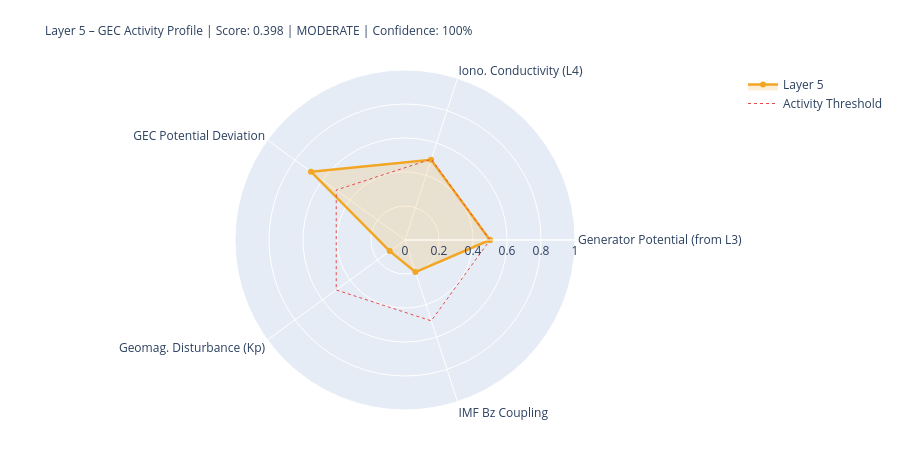

Here is the notebook cell this chart was saved with:
### Markdown cell above
---
## 5. State Assessment & Handoff to Layer 6

### Code cell
# ============================================================
# LAYER-5-SCORE
# ============================================================

# Components
# 1) Generator activity (Layer-3-driven)
gen_score = norm(generator_strength, 0.3, 2.0)
gen_src   = 'from_layer3' if l3_thunder_score is not None else 'estimated'

# 2) Ionospheric conductivity (Layer-4-driven)
iono_score = norm(iono_cond_factor, 0.7, 1.4)
iono_src   = 'from_layer4' if l4_ioniz is not None else 'estimated'

# 3) GEC potential deviation from reference
pot_score = norm(abs(delta_V_pct), 0, 30)  # 0 = at reference, 1 = 30% deviation
pot_src   = 'derived'

# 4) Geomagnetic disturbance (Kp) – modulates vertical currents
kp_score = norm(kp_val, 0, 9)
kp_src   = 'primary' if kp_now is not None else 'from_layer4'

# 5) IMF Bz coupling (southward = stronger M-I coupling → GEC influence)
bz_score = norm(-(bz_now or 0), -5, 30) if bz_now is not None else None
bz_src   = 'primary' if bz_now is not None else 'missing'

COMPONENTS = {
    'Generator Potential (from L3)':  {'score': gen_score,   'source': 'derived_from_layer3', 'dynamic': True},
    'Iono. Conductivity (L4)':      {'score': iono_score,  'source': iono_src, 'dynamic': True},
    'GEC Potential Deviation':      {'score': pot_score,   'source': pot_src,  'dynamic': True},
    'Geomag. Disturbance (Kp)':         {'score': kp_score,    'source': kp_src,   'dynamic': True},
    'IMF Bz Coupling':               {'score': bz_score,    'source': bz_src,   'dynamic': True},
}

available   = {k: v['score'] for k, v in COMPONENTS.items() if v['score'] is not None}
unavailable = [k for k, v in COMPONENTS.items() if v['score'] is None]
layer5_score = round(sum(available.values()) / len(available), 4) if available else None
confidence   = round(len(available) / len(COMPONENTS), 2)
level = ('unknown' if layer5_score is None
         else 'quiet'   if layer5_score < 0.3
         else 'moderate' if layer5_score < 0.6
         else 'active')
dominant_l5 = max(available, key=available.get) if available else 'none'

# Kp consistency: separate 1-min raw value from score value
kp_1m_raw   = kp_now          # directly from API (can be 0.0 during live measurement)
kp_for_score = kp_val          # from Layer-0 context or estimated value if needed
kp_score_src = kp_src

W = 68
print('=' * W)
print('LAYER 5 – GLOBAL ELECTRIC CIRCUIT – STATE ASSESSMENT')
print('=' * W)
for name, comp in COMPONENTS.items():
    s = comp['score']
    if s is not None:
        bar = '█' * int(s*20) + '░' * (20-int(s*20))
        print(f'  {name:<34} {bar}  {s:.3f}  [{comp["source"]}]')
    else:
        print(f'  {name:<34} {"─"*20}  n/a   [missing]')
print('-' * W)
print(f'  Score:         {layer5_score:.3f}  ({len(available)}/{len(COMPONENTS)} components)')
print(f'  Confidence:    {confidence:.0%}')
print(f'  Level:         {level.upper()}')
print(f'  Dominant:      {dominant_l5}')
print(f'  V_iono:        {V_iono_mod:.1f} kV  (Δ {delta_V_pct:+.1f}% vs. Ref)')
print(f'  I_total:       {I_total_mod:.1f} A   (Δ {delta_I_pct:+.1f}% vs. Ref)')
print('=' * W)

# Radar
cats   = list(available.keys())
vals_r = list(available.values())
if len(cats) >= 3:
    fig = go.Figure()
    fig.add_trace(go.Scatterpolar(
        r=vals_r + [vals_r[0]], theta=cats + [cats[0]],
        fill='toself', fillcolor='rgba(242,166,35,0.18)',
        line=dict(color='#F2A623', width=2.5), name='Layer 5'
    ))
    fig.add_trace(go.Scatterpolar(
        r=[0.5]*(len(cats)+1), theta=cats+[cats[0]],
        line=dict(color='#E24B4A', dash='dot', width=1),
        mode='lines', name='Activity Threshold'
    ))
    fig.update_layout(
        title=dict(
            text=f'Layer 5 – GEC Activity Profile | Score: {layer5_score:.3f} | {level.upper()} | Confidence: {confidence:.0%}',
            font=dict(size=12)
        ),
        polar=dict(radialaxis=dict(visible=True, range=[0,1])),
        height=450, showlegend=True,
        margin=dict(l=80, r=80, t=70, b=40)
    )
    fig.show()

### Figure 1 — Plotly figure (JSON) as saved in the notebook; plotly's stock layout.template omitted (floating-point values rounded to 4 significant figures)
{"data": [{"fill": "toself", "fillcolor": "rgba(242,166,35,0.18)", "line": {"color": "#F2A623", "width": 2.5}, "name": "Layer 5", "r": [0.5, 0.4963, 0.6833, 0.1111, 0.1983, 0.5], "theta": ["Generator Potential (from L3)", "Iono. Conductivity (L4)", "GEC Potential Deviation", "Geomag. Disturbance (Kp)", "IMF Bz Coupling", "Generator Potential (from L3)"], "type": "scatterpolar"}, {"line": {"color": "#E24B4A", "dash": "dot", "width": 1}, "mode": "lines", "name": "Activity Threshold", "r": [0.5, 0.5, 0.5, 0.5, 0.5, 0.5], "theta": ["Generator Potential (from L3)", "Iono. Conductivity (L4)", "GEC Potential Deviation", "Geomag. Disturbance (Kp)", "IMF Bz Coupling", "Generator Potential (from L3)"], "type": "scatterpolar"}], "layout": {"height": 450, "margin": {"b": 40, "l": 80, "r": 80, "t": 70}, "polar": {"radialaxis": {"range": [0, 1], "visible": true}}, "showlegend": true, "title": {"font": {"size": 12}, "text": "Layer 5 – GEC Activity Profile | Score: 0.398 | MODERATE | Confidence: 100%"}}}
